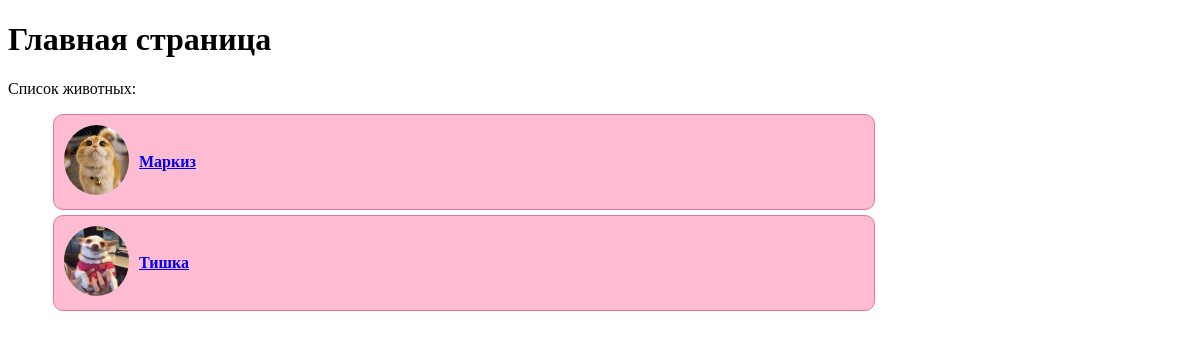
Page /animals/ on the earlier database version.
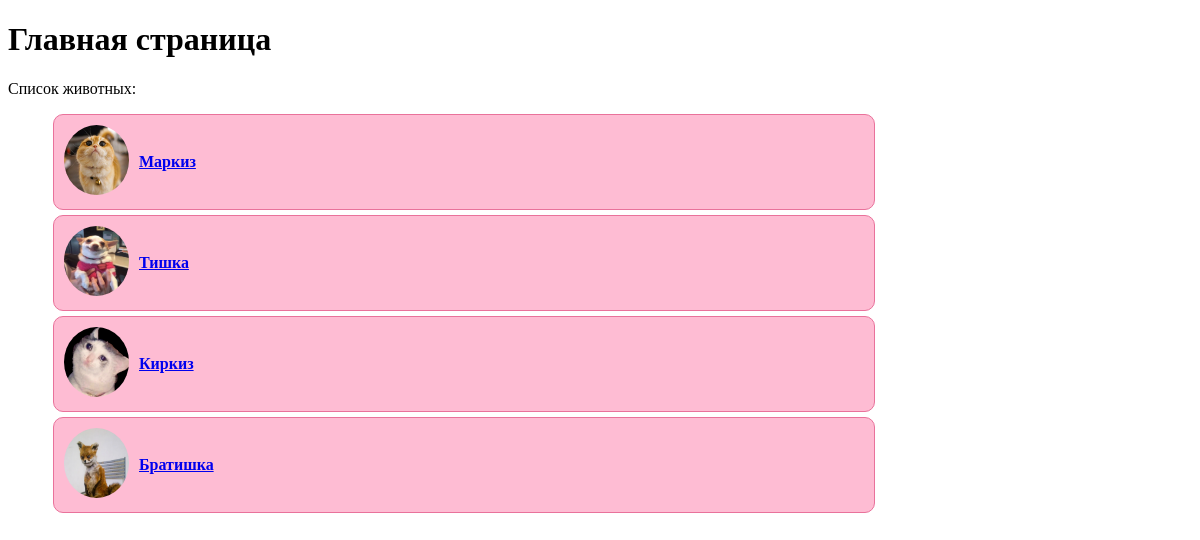
Same page on the later database version.
### animals/models.py (models this page shows, shortened)
class Animal(models.Model):
    kind = models.CharField(max_length=32, verbose_name="Вид животного")
    name = models.CharField(max_length=32, verbose_name="Имя")
    description = models.TextField(verbose_name="Описание")
    birthday = models.DateField(verbose_name="День рождения")
    image = models.ImageField(upload_to='%Y/%m/%d', verbose_name="Изображение")

### animals/views.py (the view)
# urls.py: path('animals/', animal_list_view),
def animal_list_view(request):
    animals = Animal.objects.all()
    context = {"animal_list": animals}
    return render(request, "animals/animal_list.html", context)

### animals/templates/animals/animal_list.html (shortened to what this page needs)
<!DOCTYPE html>
<html lang="ru">
<head>
</head>
<body>
    <h1>Главная страница</h1>
    <p>Список животных:</p>
    <ul>
        {% for animal in animal_list %}
        <div style="border: 1px solid #e9729b; background-color: #febcd3; width: 800px; display: flex; border-radius: 10px; padding: 10px; margin: 5px;">
        <li style="display: flex; align-items: center;">
            <a href="/animal/{{animal.pk}}" style="display: flex; align-items: center;">
            <div><img src="{{ animal.image.url }}" style="height: 70px; width: 65px; border-radius: 50%;"></div>
            <div style="margin-left: 10px;"><h4>{{animal.name}}</h4></div>
            </a>
        </li>
        </div>
        {%endfor%}
    </ul>
</body>
</html>

Differences in the rows shown:
added Animal: image (picture), name "Киркиз"
added Animal: image (picture), name "Братишка"
